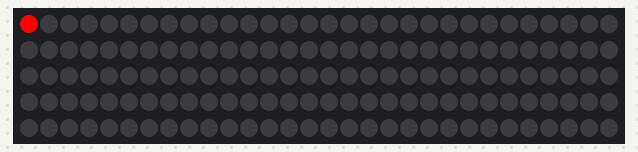
A sketch run on a simulated Arduino Uno, built with avr-gcc and run on an emulated ATmega328P. On the bench: 150 RGB LEDs in strip order, left to right, continuing on the next row. Dim RGB values are drawn brighter than linear.

Above: at 0.16 s.
At 4.84 s:
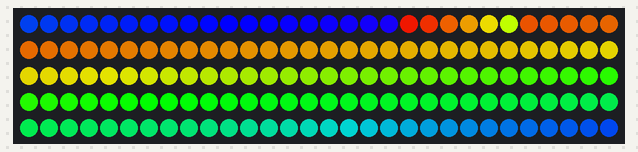
At 9.53 s:
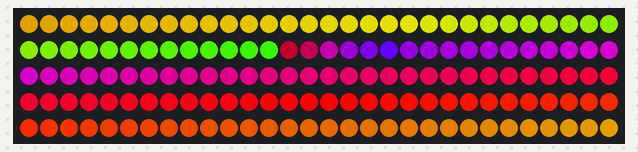
At 14.21 s:
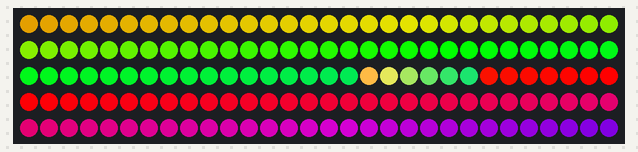
At 19.21 s:
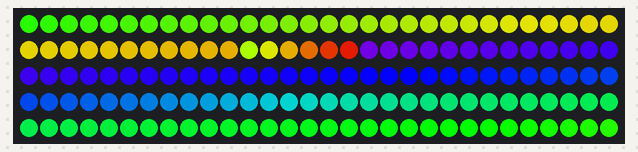
At 38.49 s:
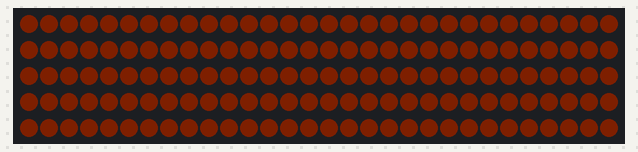

The sketch:

Rathriya_Wee_Display.ino
```cpp
#include <FastLED.h>

#define LED_PIN     3
#define COLOR_ORDER RGB
#define CHIPSET     WS2811
#define NUM_LEDS    150

CRGB leds[NUM_LEDS];

int brightness=255;

void setup() {
  FastLED.addLeds<CHIPSET, LED_PIN, COLOR_ORDER>(leds, NUM_LEDS);
  Serial.begin(9600);
}

void loop() {

  change_fade(0); //ok
  HSV_brightness(20,5);  //ok
  hue_patterns();  //ok
}


void change_fade(int hue){

   for(byte color=0; color<3; color++){
      for(int led=0; led<NUM_LEDS+6; led++){
        if(led>=0 && led<NUM_LEDS)    leds[led][color]   = brightness;
        if(led>=1 && led<NUM_LEDS+1)  leds[led-1][color] = brightness-75;
        if(led>=2 && led<NUM_LEDS+2)  leds[led-2][color] = brightness-125;
        if(led>=3 && led<NUM_LEDS+3)  leds[led-3][color] = brightness-175;
        if(led>=4 && led<NUM_LEDS+4)  leds[led-4][color] = brightness-215;
        if(led>=5 && led<NUM_LEDS+5)  leds[led-5][color] = brightness-235;
        if(led>=6 && led<NUM_LEDS+6)  leds[led-6] = CHSV(hue++,255,255);
        FastLED.show();
        delay(20);
        if(hue>=255)  hue=0;
      }
   }

   for(byte color=0; color<3; color++){
      for(int led=NUM_LEDS-1; led>=-6; led--){
        if(led>=0 && led<NUM_LEDS)    leds[led][color]   = brightness;
        if(led>=-1 && led<NUM_LEDS-1)  leds[led+1][color] = brightness-75;
        if(led>=-2 && led<NUM_LEDS-2)  leds[led+2][color] = brightness-125;
        if(led>=-3 && led<NUM_LEDS-3)  leds[led+3][color] = brightness-175;
        if(led>=-4 && led<NUM_LEDS-4)  leds[led+4][color] = brightness-215;
        if(led>=-5 && led<NUM_LEDS-5)  leds[led+5][color] = brightness-235;
        if(led>=-6 && led<NUM_LEDS-6)  leds[led+6] = CHSV(hue++,255,255);
        FastLED.show();
        delay(20);
        if(hue>=255)  hue=0;
      }
   }
}

void hue_patterns(){
      FastLED.setBrightness(brightness);
  for(int hue=0; hue<256; hue+=5){
    for(int led=0; led<NUM_LEDS; led++){
      leds[led] = CHSV(hue,255,255);
      FastLED.show();
      delay(10);
    }
  }
}

void HSV_brightness(int speed_,int brightness_){

  for(int hue=0; hue<256; hue+=5){
    for(brightness_=5; brightness_<=255; brightness_+=5){
        FastLED.setBrightness(brightness_);
      for(int led=0; led<NUM_LEDS; led++){
        leds[led] = CHSV(hue,255,255);
      }
        FastLED.show();
        delay(speed_);
    }
    for(brightness_=255; brightness_>=5; brightness_-=5){
        FastLED.setBrightness(brightness_);
      for(int led=0; led<NUM_LEDS; led++){
        leds[led] = CHSV(hue,255,255);
      }
        FastLED.show();
        delay(speed_);
    }
  }
}

void all_leds(byte state, int light){
    if(state==0){
        for(int led=0; led<NUM_LEDS; led++){
            leds[led].r = light;
            leds[led].g = light;
            leds[led].b = light;
        }
            FastLED.show();
    }
    if(state==1){
        for(int led=0; led<NUM_LEDS; led++){
            leds[led].r = light;
            leds[led].g = light;
            leds[led].b = light;
        }
            FastLED.show();
    }
}
```
